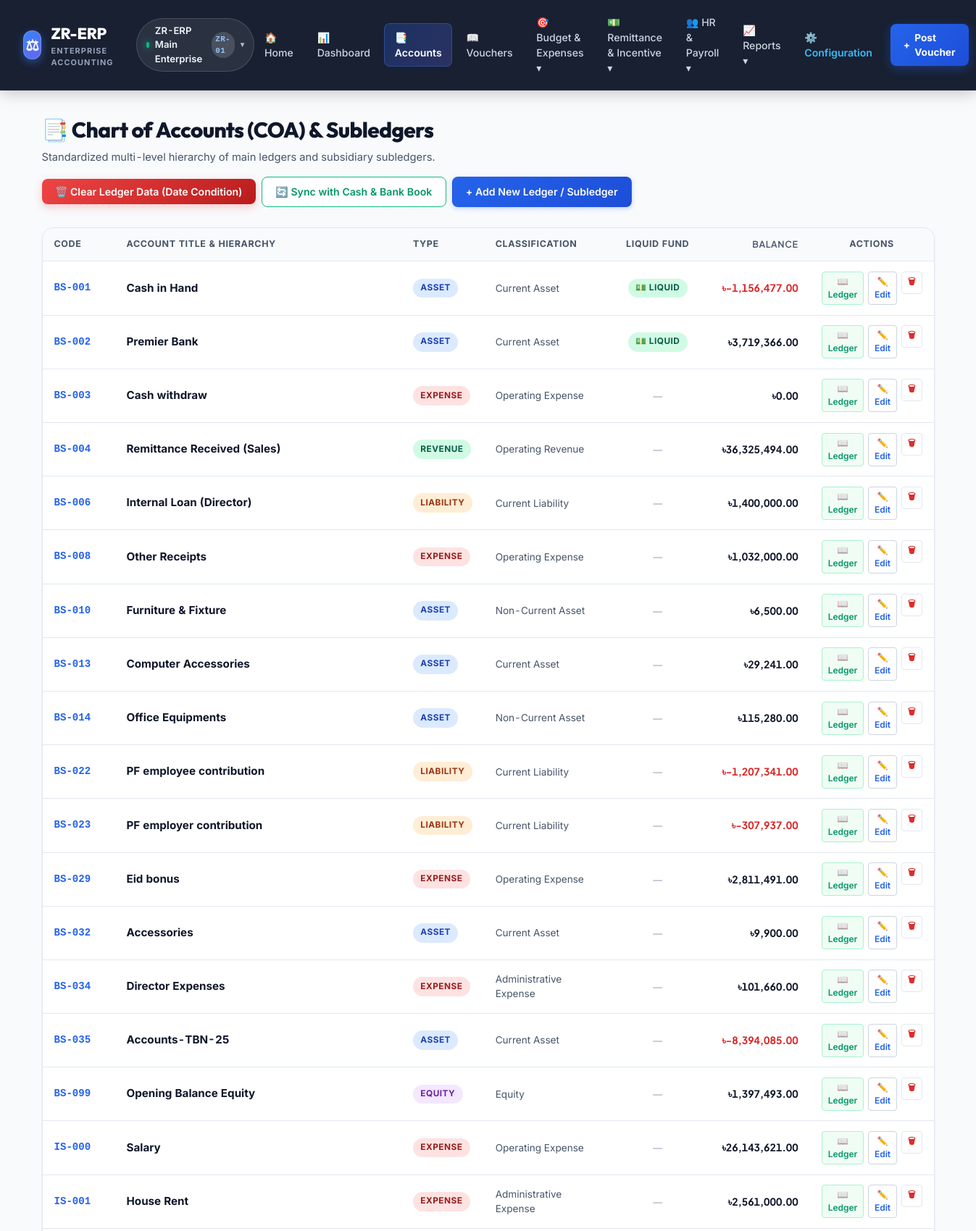
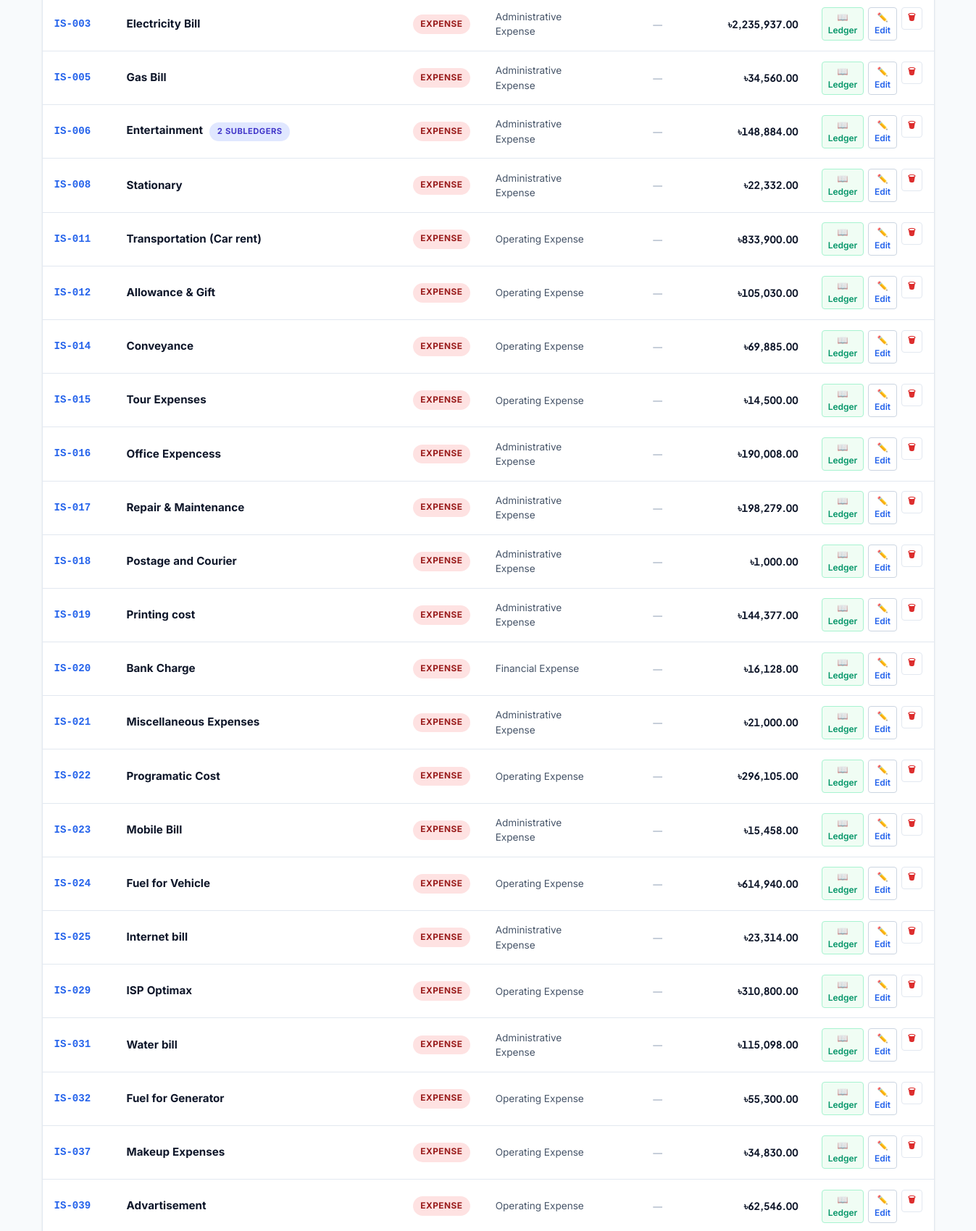
Screenshot of /accounts (upper part) with the database file from the repository (2 pictures, top to bottom).
### app.py (models this page shows, shortened)
class Account(db.Model):
    __tablename__ = 'account'
    id = db.Column(db.Integer, primary_key=True)
    code = db.Column(db.String(20), unique=True, nullable=False) # e.g. 1010, 1030-01
    name = db.Column(db.String(100), unique=True, nullable=False)
    type = db.Column(db.String(50), nullable=False) # Asset, Liability, Equity, Revenue, Expense
    category = db.Column(db.String(50), nullable=False) # Current Asset, Non-Current Asset, etc.
    parent_id = db.Column(db.Integer, db.ForeignKey('account.id'), nullable=True) # Subledger link
    is_cash_or_bank = db.Column(db.Boolean, default=False)
    opening_balance = db.Column(db.Float, default=0.00)
    balance = db.Column(db.Float, default=0.00)
    parent = db.relationship('Account', remote_side=[id], backref=db.backref('subledgers', lazy=True, cascade='all, delete-orphan'))

### app.py (the view)
@app.route('/accounts')
def chart_of_accounts():
    recalculate_account_balances()
    accounts = Account.query.order_by(Account.code).all()
    return render_template('accounts/chart_of_accounts.html', accounts=accounts)

### app.py (called while the page is built, shortened)
@app.context_processor
def inject_globals():
    user = None
    active_cid = session.get('active_company_id', 1)
    active_company = CompanyManager.get_by_id(active_cid)
    if not active_company:
        active_company = CompanyManager.get_by_id(1)
        session['active_company_id'] = 1
    all_companies = CompanyManager.get_all()
    return {
        'now': datetime.utcnow(),
        'current_user': user,
        'currency': '৳',
        'num_to_words': num_to_words,
        'active_company': active_company,
        'all_companies': all_companies
    }

def recalculate_account_balances():
    accounts = Account.query.all()
    for acc in accounts:
        dr_sum = db.session.query(func.coalesce(func.sum(TransactionLine.debit), 0.0))\
            .filter(TransactionLine.account_id == acc.id).scalar()
        cr_sum = db.session.query(func.coalesce(func.sum(TransactionLine.credit), 0.0))\
            .filter(TransactionLine.account_id == acc.id).scalar()
        if acc.type in ['Asset', 'Expense', 'Contra']:
            acc.balance = round(acc.opening_balance + dr_sum - cr_sum, 2)
        else: # Liability, Equity, Revenue
            acc.balance = round(acc.opening_balance + cr_sum - dr_sum, 2)
    db.session.commit()

    def __getitem__(self, key):
        from flask import has_request_context, session
        if has_request_context():
            cid = session.get('active_company_id', 1)
            return CompanyManager.get_engine(cid, metadata=db.metadata)
        return self.default_engine

    def __contains__(self, key):
        return key is None

### company_manager.py (called while the page is built, shortened)
    @property
    def db_path(self):
        if os.path.isabs(self.db_file):
            return self.db_file
        return os.path.join(BASE_DIR, self.db_file)

    @classmethod
    def ensure_storage(cls):
        os.makedirs(COMPANIES_DIR, exist_ok=True)

    @classmethod
    def load_profiles(cls):
        cls.ensure_storage()
        try:
            with open(PROFILES_FILE, 'r', encoding='utf-8') as f:
                data = json.load(f)
                return [CompanyProfile(**item) for item in data]
        except Exception as e:
            print(f"Error loading company profiles: {e}")
            return [CompanyProfile(1, 'ZR-ERP Main Enterprise', 'ZR-01', 'accounting.db')]

    @classmethod
    def get_all(cls):
        return cls.load_profiles()

    @classmethod
    def get_engine(cls, cid, metadata=None):
        return cls.get_engine_for_company(cid, metadata=metadata)

### templates/accounts/chart_of_accounts.html (shortened to what this page needs)
{% extends "base.html" %}
{% block content %}
<div class="page-header">
    <div>
        <h1 class="page-title">📑 Chart of Accounts (COA) & Subledgers</h1>
        <p class="page-description">Standardized multi-level hierarchy of main ledgers and subsidiary subledgers.</p>
    </div>
    <div class="header-actions" style="display: flex; gap: 0.5rem; align-items: center; flex-wrap: wrap;">
        <button type="button" class="btn btn-danger" onclick="openClearLedgerModal()" style="display: inline-flex; align-items: center; gap: 0.4rem; background: linear-gradient(135deg, #ef4444 0%, #b91c1c 100%); border: none; font-weight: 600; box-shadow: 0 4px 12px rgba(239, 68, 68, 0.25);">
            🗑️ Clear Ledger Data (Date Condition)
        </button>
        <a href="{{ url_for('sync_all_cash_book_to_gl') }}" class="btn btn-outline" style="border-color: #10b981; color: #059669; font-weight: 600; display: inline-flex; align-items: center; gap: 0.4rem;" title="Synchronize all Cash & Bank entries to General Ledger">
            🔄 Sync with Cash & Bank Book
        </a>
        <a href="{{ url_for('add_account') }}" class="btn btn-primary">+ Add New Ledger / Subledger</a>
    </div>
</div>
<div class="card">
    <div class="table-responsive">
        <table class="table">
            <thead>
                <tr>
                    <th style="width: 100px;">Code</th>
                    <th>Account Title & Hierarchy</th>
                    <th style="width: 110px;">Type</th>
                    <th style="width: 180px;">Classification</th>
                    <th style="width: 120px; text-align: center;">Liquid Fund</th>
                    <th class="num-col" style="width: 150px;">Balance</th>
                    <th style="width: 130px; text-align: center;" class="no-print">Actions</th>
                </tr>
            </thead>
            <tbody>
                {% for acc in accounts %}
                <tr {% if acc.parent_id %}style="background-color: #fcfdfe;"{% endif %}>
                    <td style="font-family: 'JetBrains Mono', monospace; font-weight: 600;">
                        <a href="{{ url_for('account_ledger', account_id=acc.id) }}" target="_blank" style="text-decoration: none; color: var(--accent);" title="View Detailed Ledger Statement in New Window">
                            {{ acc.code }}
                        </a>
                    </td>
                    <td>
                        {% if acc.parent_id %}
                            <div style="padding-left: 1.5rem; display: flex; align-items: center; gap: 0.4rem;">
                                <span style="color: var(--accent); font-weight: bold;">↳</span>
                                <a href="{{ url_for('account_ledger', account_id=acc.id) }}" target="_blank" style="text-decoration: none; color: inherit;" title="View Detailed Ledger Statement in New Window">
                                    <strong style="color: var(--text-primary); cursor: pointer;">{{ acc.name }}</strong>
                                </a>
                                <span class="badge" style="background-color: #f1f5f9; color: var(--text-secondary); font-size: 0.7rem;">Subledger of {{ acc.parent.name }}</span>
                            </div>
                        {% else %}
                            <a href="{{ url_for('account_ledger', account_id=acc.id) }}" target="_blank" style="text-decoration: none; color: inherit;" title="View Detailed Ledger Statement in New Window">
                                <strong style="color: var(--text-primary); font-size: 0.95rem; cursor: pointer;">{{ acc.name }}</strong>
                            </a>
                            {% if acc.subledgers %}
                                <span class="badge" style="background-color: #e0e7ff; color: #4338ca; font-size: 0.7rem; margin-left: 0.35rem;">
                                    {{ acc.subledgers|length }} Subledgers
                                </span>
                            {% endif %}
                        {% endif %}
                    </td>
                    <td>
                        <span class="badge badge-{{ acc.type|lower }}">{{ acc.type }}</span>
                    </td>
                    <td style="color: var(--text-secondary); font-size: 0.85rem;">{{ acc.category }}</td>
                    <td style="text-align: center;">
                        {% if acc.is_cash_or_bank %}
                            <span class="badge" style="background-color: #d1fae5; color: #065f46;">💵 Liquid</span>
                        {% else %}
                            <span style="color: var(--text-muted); font-size: 0.8rem;">—</span>
                        {% endif %}
                    </td>
                    <td class="num-col {% if acc.balance < 0 %}text-danger{% endif %}" style="font-weight: 700;">
                        ৳{{ "{:,.2f}".format(acc.balance) }}
                    </td>
                    <td style="text-align: center;" class="no-print">
                        <div style="display: flex; gap: 0.35rem; justify-content: center;">
                            <a href="{{ url_for('account_ledger', account_id=acc.id) }}" target="_blank" class="btn btn-outline btn-sm" title="View Ledger Report in New Window" style="padding: 0.25rem 0.5rem; font-size: 0.75rem; color: #059669; border-color: #a7f3d0; background-color: #f0fdf4;">
                                📖 Ledger
                            </a>
                            <a href="{{ url_for('edit_account', account_id=acc.id) }}" class="btn btn-outline btn-sm" title="Edit Ledger" style="padding: 0.25rem 0.5rem; font-size: 0.75rem; color: #2563eb;">
                                ✏️ Edit
                            </a>
                            <form method="POST" action="{{ url_for('delete_account', account_id=acc.id) }}" onsubmit="return confirm('Delete account [{{ acc.code }}] {{ acc.name }}?');" style="display: inline;">
                                <button type="submit" class="btn btn-outline btn-sm" style="padding: 0.25rem 0.5rem; font-size: 0.75rem; color: var(--danger); border-color: var(--border);" title="Delete Ledger">
                                    🗑
                                </button>
                            </form>
                        </div>
                    </td>
                </tr>
                {% endfor %}
            </tbody>
        </table>
    </div>
</div>
{% endblock %}

### static/css/style.css (style rules this page uses)
:root { --primary: #0f172a; --primary-light: #1e293b; --primary-dark: #020617; --accent: #2563eb; --accent-hover: #1d4ed8; --accent-light: #eff6ff; --accent-glow: rgba(37, 99, 235, 0.25); --success: #059669; --success-hover: #047857; --success-light: #ecfdf5; --success-border: #a7f3d0; --danger: #dc2626; --danger-hover: #b91c1c; --danger-light: #fef2f2; --danger-border: #fecaca; --warning: #d97706; --warning-hover: #b45309; --warning-light: #fffbeb; --warning-border: #fde68a; --purple: #7c3aed; --purple-light: #f5f3ff; --sky: #0284c7; --sky-light: #f0f9ff; --bg-page: #f8fafc; --bg-surface: #ffffff; --bg-surface-elevated: #ffffff; --bg-subtle: #f1f5f9; --border: #e2e8f0; --border-strong: #cbd5e1; --border-subtle: #f1f5f9; --text-primary: #0f172a; --text-secondary: #475569; --text-muted: #94a3b8; --text-light: #cbd5e1; --shadow-xs: 0 1px 2px rgba(15, 23, 42, 0.04); --shadow-sm: 0 1px 3px rgba(15, 23, 42, 0.06), 0 1px 2px rgba(15, 23, 42, 0.04); --shadow: 0 4px 6px -1px rgba(15, 23, 42, 0.08), 0 2px 4px -2px rgba(15, 23, 42, 0.04); --shadow-md: 0 10px 15px -3px rgba(15, 23, 42, 0.08), 0 4px 6px -4px rgba(15, 23, 42, 0.03); --shadow-lg: 0 20px 25px -5px rgba(15, 23, 42, 0.1), 0 8px 10px -6px rgba(15, 23, 42, 0.04); --shadow-glow: 0 0 20px rgba(37, 99, 235, 0.2); --radius-xs: 4px; --radius-sm: 8px; --radius-md: 12px; --radius-lg: 16px; --radius-xl: 22px; --radius-full: 9999px; }
* { box-sizing: border-box; margin: 0; padding: 0; }
body { font-family: 'Inter', -apple-system, BlinkMacSystemFont, 'Segoe UI', Roboto, sans-serif; background-color: var(--bg-page); color: var(--text-primary); line-height: 1.5; min-height: 100vh; display: flex; flex-direction: column; font-feature-settings: 'cv02', 'cv03', 'cv04', 'cv11', 'tnum'; -webkit-font-smoothing: antialiased; }
.page-header { display: flex; justify-content: space-between; align-items: center; margin-bottom: 1.75rem; flex-wrap: wrap; gap: 1rem; }
.page-title { font-family: 'Outfit', sans-serif; font-size: 1.85rem; font-weight: 800; color: var(--text-primary); display: flex; align-items: center; gap: 0.6rem; letter-spacing: -0.02em; }
.page-description { color: var(--text-secondary); font-size: 0.92rem; margin-top: 0.25rem; }
.header-actions { display: flex; gap: 0.75rem; align-items: center; }
.btn { display: inline-flex; align-items: center; justify-content: center; gap: 0.5rem; padding: 0.58rem 1.15rem; font-size: 0.88rem; font-weight: 600; border-radius: var(--radius-sm); text-decoration: none; cursor: pointer; border: 1px solid transparent; transition: all 0.18s ease; font-family: inherit; }
.btn-primary { background: linear-gradient(135deg, #2563eb 0%, #1d4ed8 100%); color: #ffffff; box-shadow: 0 2px 6px rgba(37, 99, 235, 0.25); }
.btn-outline { background-color: var(--bg-surface); border-color: var(--border-strong); color: var(--text-primary); }
.btn-danger { background-color: var(--danger); color: #ffffff; }
.btn-sm { padding: 0.38rem 0.8rem; font-size: 0.8rem; border-radius: var(--radius-xs); }
.card { background-color: var(--bg-surface); border: 1px solid var(--border); border-radius: var(--radius-lg); box-shadow: var(--shadow-sm); margin-bottom: 1.75rem; overflow: hidden; transition: box-shadow 0.2s ease, border-color 0.2s ease; }
.table-responsive { overflow-x: auto; }
.table { width: 100%; border-collapse: collapse; font-size: 0.88rem; text-align: left; }
.table th { background-color: #f8fafc; color: var(--text-secondary); font-weight: 700; font-size: 0.78rem; text-transform: uppercase; letter-spacing: 0.05em; padding: 0.85rem 1rem; border-bottom: 1px solid var(--border); }
.table td { padding: 0.85rem 1rem; border-bottom: 1px solid var(--border); vertical-align: middle; }
.table .num-col { text-align: right; font-family: 'Plus Jakarta Sans', 'Inter', sans-serif; font-variant-numeric: tabular-nums; font-weight: 600; }
.badge { display: inline-flex; align-items: center; gap: 0.3rem; padding: 0.28rem 0.65rem; border-radius: var(--radius-full); font-size: 0.74rem; font-weight: 700; text-transform: uppercase; letter-spacing: 0.04em; }
.badge-asset { background-color: #dbeafe; color: #1e40af; }
.badge-liability { background-color: #ffedd5; color: #9a3412; }
.badge-equity { background-color: #f3e8ff; color: #6b21a8; }
.badge-revenue { background-color: #d1fae5; color: #065f46; }
.badge-expense { background-color: #fee2e2; color: #991b1b; }
.text-danger { color: #dc2626 !important; }

### rows the page displays
Account: code "BS-001", name "Cash in Hand", type "ASSET", category "Current Asset", is_cash_or_bank "💵 LIQUID", balance "-1,156,477.00"
Account: code "BS-002", name "Premier Bank", type "ASSET", category "Current Asset", is_cash_or_bank "💵 LIQUID", balance "3,719,366.00"
Account: code "BS-003", name "Cash withdraw", type "EXPENSE", category "Operating Expense", balance "0.00"
Account: code "BS-004", name "Remittance Received (Sales)", type "REVENUE", category "Operating Revenue", balance "36,325,494.00"
Account: code "BS-006", name "Internal Loan (Director)", type "LIABILITY", category "Current Liability", balance "1,400,000.00"
Account: code "BS-008", name "Other Receipts", type "EXPENSE", category "Operating Expense", balance "1,032,000.00"
Account: code "BS-010", name "Furniture & Fixture", type "ASSET", category "Non-Current Asset", balance "6,500.00"
Account: code "BS-013", name "Computer Accessories", type "ASSET", category "Current Asset", balance "29,241.00"
Account: code "BS-014", name "Office Equipments", type "ASSET", category "Non-Current Asset", balance "115,280.00"
Account: code "BS-022", name "PF employee contribution", type "LIABILITY", category "Current Liability", balance "-1,207,341.00"
Account: code "BS-023", name "PF employer contribution", type "LIABILITY", category "Current Liability", balance "-307,937.00"
Account: code "BS-029", name "Eid bonus", type "EXPENSE", category "Operating Expense", balance "2,811,491.00"
Account: code "BS-032", name "Accessories", type "ASSET", category "Current Asset", balance "9,900.00"
Account: code "BS-034", name "Director Expenses", type "EXPENSE", category "Administrative Expense", balance "101,660.00"
Account: code "BS-035", name "Accounts-TBN-25", type "ASSET", category "Current Asset", balance "-8,394,085.00"
Account: code "BS-099", name "Opening Balance Equity", type "EQUITY", category "Equity", balance "1,397,493.00"
Account: code "IS-000", name "Salary", type "EXPENSE", category "Operating Expense", balance "26,143,621.00"
Account: code "IS-001", name "House Rent", type "EXPENSE", category "Administrative Expense", balance "2,561,000.00"
Account: code "IS-003", name "Electricity Bill", type "EXPENSE", category "Administrative Expense", balance "2,235,937.00"
Account: code "IS-005", name "Gas Bill", type "EXPENSE", category "Administrative Expense", balance "34,560.00"
Account: code "IS-006", name "Entertainment", subledgers|length "2", type "EXPENSE", category "Administrative Expense", balance "148,884.00"
Account: code "IS-008", name "Stationary", type "EXPENSE", category "Administrative Expense", balance "22,332.00"
Account: code "IS-011", name "Transportation (Car rent)", type "EXPENSE", category "Operating Expense", balance "833,900.00"
Account: code "IS-012", name "Allowance & Gift", type "EXPENSE", category "Operating Expense", balance "105,030.00"
Account: code "IS-014", name "Conveyance", type "EXPENSE", category "Operating Expense", balance "69,885.00"
Account: code "IS-015", name "Tour Expenses", type "EXPENSE", category "Operating Expense", balance "14,500.00"
Account: code "IS-016", name "Office Expencess", type "EXPENSE", category "Administrative Expense", balance "190,008.00"
Account: code "IS-017", name "Repair & Maintenance", type "EXPENSE", category "Administrative Expense", balance "198,279.00"
Account: code "IS-018", name "Postage and Courier", type "EXPENSE", category "Administrative Expense", balance "1,000.00"
Account: code "IS-019", name "Printing cost", type "EXPENSE", category "Administrative Expense", balance "144,377.00"
Account: code "IS-020", name "Bank Charge", type "EXPENSE", category "Financial Expense", balance "16,128.00"
Account: code "IS-021", name "Miscellaneous Expenses", type "EXPENSE", category "Administrative Expense", balance "21,000.00"
Account: code "IS-022", name "Programatic Cost", type "EXPENSE", category "Operating Expense", balance "296,105.00"
Account: code "IS-023", name "Mobile Bill", type "EXPENSE", category "Administrative Expense", balance "15,458.00"
Account: code "IS-024", name "Fuel for Vehicle", type "EXPENSE", category "Operating Expense", balance "614,940.00"
Account: code "IS-025", name "Internet bill", type "EXPENSE", category "Administrative Expense", balance "23,314.00"
Account: code "IS-029", name "ISP Optimax", type "EXPENSE", category "Operating Expense", balance "310,800.00"
Account: code "IS-031", name "Water bill", type "EXPENSE", category "Administrative Expense", balance "115,098.00"
Account: code "IS-032", name "Fuel for Generator", type "EXPENSE", category "Operating Expense", balance "55,300.00"
Account: code "IS-037", name "Makeup Expenses", type "EXPENSE", category "Operating Expense", balance "34,830.00"
Account: code "IS-039", name "Advartisement", type "EXPENSE", category "Operating Expense", balance "62,546.00"

### other values shown
{{ active_company.name }} "ZR-ERP Main Enterprise"
{{ active_company.code }} "ZR-01"
